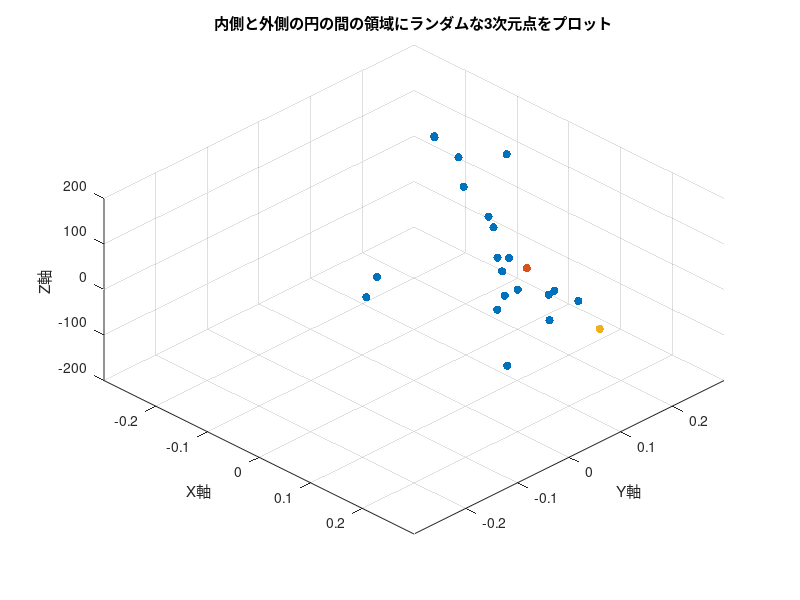

The MATLAB source for this figure:
% パラメータの設定
r_inner = 0.1; % 内側の円の半径
r_outer = 0.3; % 外側の円の半径
N = 50; % 生成する点の数

% 初期値を設定
initial_point = [0.06739, 0.15095, 0.0];

% 極座標でランダムな点を生成
theta = 2 * pi * rand(N, 1); % ランダムな角度
r = sqrt((r_outer^2 - r_inner^2) * rand(N, 1) + r_inner^2); % 均一分布を保証するランダムな半径

% デカルト座標に変換
x = r .* cos(theta);
y = r .* sin(theta);

% y > 0 の条件を満たす点のみを選択
idx = y > 0;
x = x(idx);
y = y(idx);
z = -180 + 360 * rand(sum(idx), 1);

% 初期値を追加
x = [initial_point(1); x];
y = [initial_point(2); y];
z = [initial_point(3); z];

% 初期値から各点へのユークリッド距離を計算
distances = sqrt((x - initial_point(1)).^2 + (y - initial_point(2)).^2 + (z - initial_point(3)).^2);

% 最も近い点を見つける
[~, min_idx] = min(distances(2:end)); % 初期値自体は除外
min_idx = min_idx + 1; % 初期値が含まれているのでインデックスを調整

% 最も近い点の座標
nearest_point = [x(min_idx), y(min_idx), z(min_idx)];

% 結果を表示
fprintf('初期値から一番距離が小さい点の座標は: (%.5f, %.5f, %.5f)\n', nearest_point);

% 3次元プロット
figure;
scatter3(x(2:end), y(2:end), z(2:end), 'filled'); % ランダムな点をプロット
hold on;
scatter3(x(1), y(1), z(1), 'filled', 'r'); % 初期値を赤色でプロット
scatter3(x(min_idx), y(min_idx), z(min_idx), 'filled', 'g'); % 最も近い点を緑色でプロット
xlabel('X軸');
ylabel('Y軸');
zlabel('Z軸');
title('内側と外側の円の間の領域にランダムな3次元点をプロット');
grid on;
xlim([-r_outer, r_outer]); % x軸の範囲を設定
ylim([-r_outer, r_outer]); % y軸の範囲を設定
view(45, 50);
hold off;
